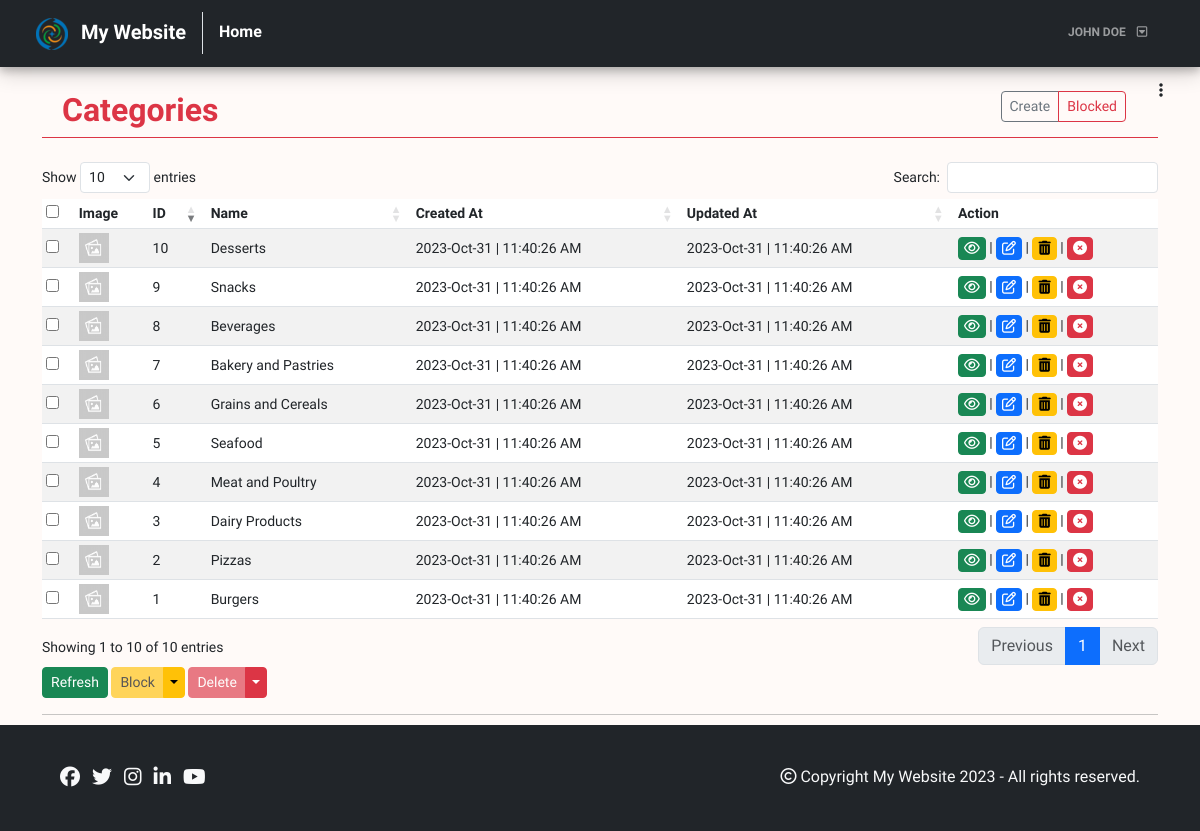
Page /admin/categories/index.php (signed in) on the committed database.
### tables this page shows
CREATE TABLE `categories` (
  `id` int(11) NOT NULL,
  `name` varchar(255) NOT NULL,
  `image` varchar(255) DEFAULT NULL,
  `status` tinyint(1) DEFAULT 1,
  `created_at` datetime NOT NULL DEFAULT current_timestamp(),
  `updated_at` datetime NOT NULL DEFAULT current_timestamp()
);

### admin/categories/variables.php (called while the page is built, shortened)
<?php
$plural = "categories";
?>

### logics/db.php (called while the page is built, shortened)
<?php
class db
{
	private $dbHost = "localhost";
	private $dbUser = "root";
	private $dbPassword = "";
	private $dbName = "php_basic_crud_db";
	private $mysqli = "";
	private $conn = false;
	public function __construct()
	{
		if(!$this->conn)
		{
			$this->mysqli = new mysqli($this->dbHost, $this->dbUser, $this->dbPassword, $this->dbName);
			$this->conn = true;
		}
		else
		{
			return true;
		}
	}
	public function executeSQL($query, $params, $select = false)
	{
	    if (!empty($params))
	    {
	        $bind_names = $this->dynamicallyBindParameters($query, $params);
			$query = $this->mysqli->prepare($query);
	        call_user_func_array(array($query,'bind_param'), $bind_names);
	        $query->execute();
	        if($select)
	        {
	        	$result = $query->get_result()->fetch_all(MYSQLI_ASSOC);
	    	}
	    	else
	    	{
	    		if($query->affected_rows > 0)
		        {
		        	$result = ["queryExecuted" => true, "affectedRows" => $query->affected_rows];
		        }
		        else
		        {
		        	$result = ["queryExecuted" => false, "affectedRows" => 0];
		        }
	    	}
	    }
	    else
	    {
	    	$query = $this->mysqli->prepare($query);
	        $query->execute();
	        if($select)
	        {
	        	$result = $query->get_result()->fetch_all(MYSQLI_ASSOC);
	    	}
	    }
	    return $result;
	}
}
?>

### admin/categories/index.php (the view, shortened to what this page needs)
<?php
    include('../../logics/db.php');
	$obj = new db();
    $datatable = true;
    include('variables.php');
?>
<!DOCTYPE html>
<html lang="en">
<head>
    <?php include('../includes/head-contents.php'); ?>
</head>
<body>
    <?php include('../includes/admin-navbar.php'); ?>
    <?php include('../includes/admin-sidebar.php'); ?>
    <div class="container my-4">
        <div class="row px-2">
            <div class="col-6">
                <h2 class="text-danger fw-bold"><?php echo ucwords($plural); ?></h2>
            </div>
            <div class="col-6 text-end">
                <div class="btn-group" role="group" aria-label="Basic outlined example">
                    <a href="create.php" type="button" class="btn btn-sm btn-outline-secondary">Create</a>
                    <a href="blocked.php" type="button" class="btn btn-sm btn-outline-danger">Blocked</a>
                </div>
            </div>
        </div>
        <hr class="text-danger opacity-100 my-0">
    </div>
    <div class="container">
        <div class="row">
        <div class="col">
            <div id="crudTable">
                <div class="table-responsive">
                    <table class="table table-striped table-sm" id="myTable">
                    <thead>
                        <tr>
                        <th><input type="checkbox" name="checkbox" id="checkAll"></th>
                        <th>Image</th>
                        <th>ID</th>
                        <th>Name</th>
                        <th>Created At</th>
                        <th>Updated At</th>
                        <th class="actionColumn">Action</th>
                        </tr>
                    </thead>
                    <tbody>
                    <?php
                    $paramList = [];
                    $sql = "SELECT * FROM $plural WHERE status = 1 ORDER BY id DESC";
                    $result = $obj->executeSQL($sql, $paramList , true);
                    foreach($result as $row) {
                        ?>
                        <tr>
                        <td><input type="checkbox" name="checkbox"></td>
                        <?php $img = empty($row['image']) ? "../../images/placeholder.png" : "../uploads/".$plural."/" . $row['image']?>
                        <td><img src="<?php echo $img ?>" alt="image" class="crtudTableImage"></td>
                        <td><?php echo $row["id"] ?></td>
                        <td><?php echo $row["name"] ?></td>
                        <td><?php echo date('Y-M-d | h:i:s A', strtotime($row["created_at"])) ?></td>
                        <td><?php echo date('Y-M-d | h:i:s A', strtotime($row["updated_at"])) ?></td>
                        <?php include('../includes/table-actions.php'); ?>
                        </tr>
                    <?php }?>
                    </tbody>
                    </table>
                    <?php include('../includes/table-options.php'); ?>
                </div>
            </div>
        </div>
        </div>
    </div>
    <?php include('../../includes/footer.php'); ?>
</body>
</html>

### admin/includes/head-contents.php (shortened to what this page needs)
<link href="../../css/bootstrap.min.css" rel="stylesheet">
<?php  if(isset($datatable) && $datatable == true) { ?>
<link rel="stylesheet" type="text/css" href="../../css/datatables.min.css">
<?php } ?>
<link href="../../css/style.css" rel="stylesheet">

### admin/includes/admin-navbar.php (shortened to what this page needs)
<?php
  $current_page = basename($_SERVER['PHP_SELF']);
?>
<nav class="navbar navbar-expand-md bg-dark navbar-dark box">
  <div class="container-fluid mx-4 my-1">
    <a class="navbar-brand fw-bold" href="../../index.php">
      <img src="../../images/logo.png" style="width: 32px;" alt="logo" class="me-2">
      <?php
        echo WEBSITE_NAME;
      ?>
    </a>
    <div class="collapse navbar-collapse" id="collapsibleNavbar">
      <ul class="navbar-nav w-100 ">
        <li class="nav-item">
          <a class="nav-link <?php echo ($current_page == 'index.php') ? 'active fw-bold' : '' ?>" href="../home/index.php">Home</a>
        </li>
        <?php
          if (isset($_SESSION['loggedin']) && $_SESSION['loggedin'] == true) { ?>
            <li class="nav-item dropdown ms-md-auto btn badge">
              <a class="nav-link login-btn <?php echo ($current_page == 'login.php') ? 'active' : '' ?>" id="navbarDropdown" role="button" data-bs-toggle="dropdown" aria-expanded="false" href="#">
                <?php echo strtoupper($_SESSION['username']); ?> <i class="fa-regular fa-square-caret-down ms-2"></i>
              </a>
            </li>
        <?php } else { ?>
          <li class="nav-item color-white ms-md-auto btn badge <?php echo ($current_page == 'login.php') ? 'btn-danger' : 'btn-outline-danger' ?>">
            <a class="nav-link login-btn <?php echo ($current_page == 'login.php') ? 'active' : '' ?>" href="../login.php">Login</a>
          </li>
        <?php } ?>
      </ul>
    </div>
  </div>
</nav>

### admin/includes/admin-sidebar.php (shortened to what this page needs)
<button class="btn float-end mt-1 me-4" data-bs-toggle="offcanvas" data-bs-target="#offcanvas" role="button">
    <span data-bs-toggle="tooltip" title="Menu" data-bs-placement="bottom">
        <i class="fa-solid fa-ellipsis-vertical" data-bs-toggle="offcanvas" data-bs-target="#offcanvas"></i>
    </span>
</button>

### admin/includes/table-actions.php (shortened to what this page needs)
<td>
    <?php
        $page = basename($_SERVER['PHP_SELF']);
        if($page == "index.php")
        { ?>
            <a href="view.php?id=<?php echo $row['id'] ?>" class="btn btn-success btn-sm" id="btnView">
            <i class="fa fa-eye" data-bs-toggle="tooltip" data-bs-placement="top" title="View"></i>
            </a>
            |
            <a href="edit.php?id=<?php echo $row['id'] ?>" class="btn btn-primary btn-sm" id="btnEdit">
            <i class="fa fa-edit" data-bs-toggle="tooltip" data-bs-placement="top" title="Edit"></i>
            </a>
            |
            <a href="#" class="block btn btn-warning btn-sm" data-id=<?php echo $row['id'] ?>>
            <i class="fa fa-trash-alt" data-bs-toggle="tooltip" data-bs-placement="top" title="Block"></i>
            </a>
            |
            <a href="#" class="delete btn btn-danger btn-sm" data-id=<?php echo $row['id'] ?>>
            <i class="fa fa-times-circle" data-bs-toggle="tooltip" data-bs-placement="top" title="Delete"></i>
            </a>
        <?php }
    ?>
</td>

### admin/includes/table-options.php (shortened to what this page needs)
<div class="tableOptions">
    <div class="btn-group btn-group-sm">
        <a type="button" class="btn btn-success" href="<?php echo $_SERVER['PHP_SELF'] ?>" id="refreshButton">Refresh</a>
    </div>
    <?php
        $page = basename($_SERVER['PHP_SELF']);
        if($page == "index.php")
        { ?>
            <div class="btn-group btn-group-sm">
                <a href="#" type="button" class="btn btn-warning disabled" id="blockSelected"
                data-bs-toggle="modal" data-bs-target="#blockSelectedModal">Block</a>
                <a type="button" class="btn btn-warning dropdown-toggle dropdown-toggle-split"
                data-bs-toggle="dropdown">
                </a>
            </div>
        <?php }
    ?>
    <div class="btn-group btn-group-sm">
        <a type="button" href="#" class="btn btn btn-danger disabled" id="deleteSelected"
        data-bs-toggle="modal" data-bs-target="#deleteSelectedModal">Delete</a>
        <a type="button" class="btn btn btn-danger dropdown-toggle dropdown-toggle-split"
        data-bs-toggle="dropdown">
        </a>
    </div>
    <hr>
</div>

### includes/footer.php
<div class="container-fluid bg-dark mt-5 footer">
	<div class="row">
		<div class="col-md-6">
			<p class="text-light px-5 py-md-4 text-md-start text-center mt-3">
				<a href="#" class="me-2 text-light h5" data-bs-toggle="tooltip" title="Facebook"><i class="fa-brands fa-facebook"></i></a>
				<a href="#" class="me-2 text-light h5" data-bs-toggle="tooltip" title="Twitter"><i class="fa-brands fa-twitter"></i></a>
				<a href="#" class="me-2 text-light h5" data-bs-toggle="tooltip" title="Instagram"><i class="fa-brands fa-instagram"></i></a>
				<a href="#" class="me-2 text-light h5" data-bs-toggle="tooltip" title="Linkedin"><i class="fa-brands fa-linkedin-in"></i></a>
				<a href="#" class="me-2 text-light h5" data-bs-toggle="tooltip" title="Youtube"><i class="fa-brands fa-youtube"></i></a>
			</p>
		</div>
		<div class="col-md-6">
			<p class="text-light px-5 py-md-4 text-md-end text-center mt-3">
				<i class="fa-regular fa-copyright"></i>
				Copyright <?php echo WEBSITE_NAME . " " . date('Y'); ?> - All rights reserved.
			</p>
		</div>
	</div>
</div>

### css/style.css (style rules this page uses)
* { font-family: 'Cabin', Helvetica, sans-serif; }
body { min-height: 100vh; position: relative; margin: 0; padding-bottom: 100px; box-sizing: border-box; background-color: #FFFAF8; }
.navbar .nav-item .nav-link::after { content: ''; display: block; width: 0; height: 2px; background: #fff; transition: width .3s; }
.box { box-shadow: 0 4px 8px 0 rgba(0, 0, 0, 0.2), 0 6px 20px 0 rgba(0, 0, 0, 0.19); }
.footer { position: absolute; bottom: 0; }
#crudTable { font-size: 14px; white-space: nowrap; }
#crudTable table .actionColumn { min-width: 100px; }
#crudTable table td { vertical-align: middle; }
#crudTable table a { padding:0px 5px; }
#crudTable input[type="checkbox"] { cursor: pointer; }
#crudTable .crtudTableImage { width: 30px; height: 30px; }

### rows in the picture
categories: id "10", name "Desserts", created_at "2023-Oct-31 | 11:40:26 AM", updated_at "2023-Oct-31 | 11:40:26 AM"
categories: id "9", name "Snacks", created_at "2023-Oct-31 | 11:40:26 AM", updated_at "2023-Oct-31 | 11:40:26 AM"
categories: id "8", name "Beverages", created_at "2023-Oct-31 | 11:40:26 AM", updated_at "2023-Oct-31 | 11:40:26 AM"
categories: id "7", name "Bakery and Pastries", created_at "2023-Oct-31 | 11:40:26 AM", updated_at "2023-Oct-31 | 11:40:26 AM"
categories: id "6", name "Grains and Cereals", created_at "2023-Oct-31 | 11:40:26 AM", updated_at "2023-Oct-31 | 11:40:26 AM"
categories: id "5", name "Seafood", created_at "2023-Oct-31 | 11:40:26 AM", updated_at "2023-Oct-31 | 11:40:26 AM"
categories: id "4", name "Meat and Poultry", created_at "2023-Oct-31 | 11:40:26 AM", updated_at "2023-Oct-31 | 11:40:26 AM"
categories: id "3", name "Dairy Products", created_at "2023-Oct-31 | 11:40:26 AM", updated_at "2023-Oct-31 | 11:40:26 AM"
categories: id "2", name "Pizzas", created_at "2023-Oct-31 | 11:40:26 AM", updated_at "2023-Oct-31 | 11:40:26 AM"
categories: id "1", name "Burgers", created_at "2023-Oct-31 | 11:40:26 AM", updated_at "2023-Oct-31 | 11:40:26 AM"

### other values in the picture
WEBSITE_NAME "My Website"
$_SESSION['username'] "JOHN DOE"
$plural "Categories"
